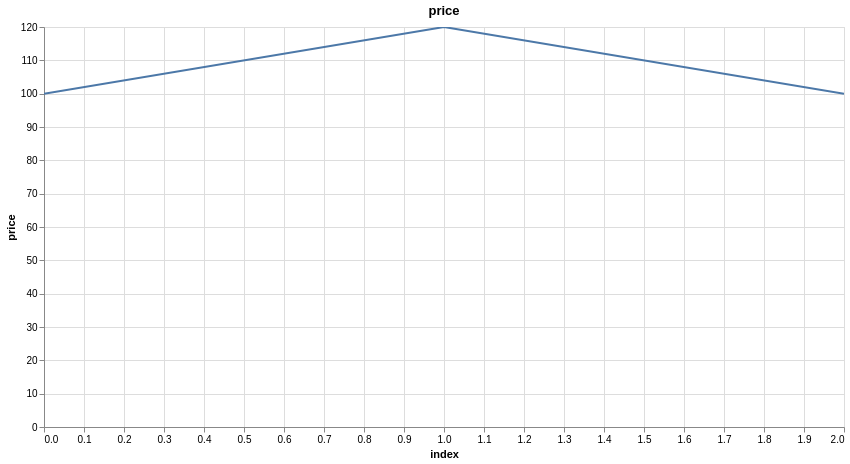

Write notebook code for a chart like this one.
### Markdown cell above
### Feature Engineering

### Code cell
price_time_series = pl.DataFrame({'price':[100.0,120.0,100.0]})
research.plot_column(price_time_series, 'price')

### Figure 1 — Vega specification as saved in the notebook (floating-point values rounded to 4 significant figures)
{"$schema": "https://vega.github.io/schema/vega/v6.json", "data": [{"name": "param_1e9efca18e7a2868_store"}, {"name": "source_0", "values": [{"index": 0, "price": 100.0}, {"index": 1, "price": 120.0}, {"index": 2, "price": 100.0}]}, {"name": "source_0_x_domain_index", "values": [{"min": 0, "max": 2}]}, {"name": "source_0_y_domain_price", "values": [{"min": 100.0, "max": 120.0}]}], "signals": [{"name": "unit", "value": {}, "on": [{"events": "pointermove", "update": "isTuple(group()) ? group() : unit"}]}, {"name": "param_1e9efca18e7a2868", "update": "vlSelectionResolve(\"param_1e9efca18e7a2868_store\", \"union\")"}, {"name": "param_1e9efca18e7a2868_index", "on": [{"events": [{"source": "view", "type": "dblclick"}], "update": "null"}, {"events": {"signal": "param_1e9efca18e7a2868_translate_delta"}, "update": "panLinear(param_1e9efca18e7a2868_translate_anchor.extent_x, -param_1e9efca18e7a2868_translate_delta.x / width)"}, {"events": {"signal": "param_1e9efca18e7a2868_zoom_delta"}, "update": "zoomLinear(domain(\"x\"), param_1e9efca18e7a2868_zoom_anchor.x, param_1e9efca18e7a2868_zoom_delta)"}]}, {"name": "param_1e9efca18e7a2868_price", "on": [{"events": [{"source": "view", "type": "dblclick"}], "update": "null"}, {"events": {"signal": "param_1e9efca18e7a2868_translate_delta"}, "update": "panLinear(param_1e9efca18e7a2868_translate_anchor.extent_y, param_1e9efca18e7a2868_translate_delta.y / height)"}, {"events": {"signal": "param_1e9efca18e7a2868_zoom_delta"}, "update": "zoomLinear(domain(\"y\"), param_1e9efca18e7a2868_zoom_anchor.y, param_1e9efca18e7a2868_zoom_delta)"}]}, {"name": "param_1e9efca18e7a2868_tuple", "on": [{"events": [{"signal": "param_1e9efca18e7a2868_index || param_1e9efca18e7a2868_price"}], "update": "param_1e9efca18e7a2868_index && param_1e9efca18e7a2868_price ? {unit: \"\", fields: param_1e9efca18e7a2868_tuple_fields, values: [param_1e9efca18e7a2868_index,param_1e9efca18e7a2868_price]} : null"}]}, {"name": "param_1e9efca18e7a2868_tuple_fields", "value": [{"field": "index", "channel": "x", "type": "R"}, {"field": "price", "channel": "y", "type": "R"}]}, {"name": "param_1e9efca18e7a2868_translate_anchor", "value": {}, "on": [{"events": [{"source": "scope", "type": "pointerdown"}], "update": "{x: x(unit), y: y(unit), extent_x: domain(\"x\"), extent_y: domain(\"y\")}"}]}, {"name": "param_1e9efca18e7a2868_translate_delta", "value": {}, "on": [{"events": [{"source": "window", "between": [{"source": "scope", "type": "pointerdown"}, {"source": "window", "type": "pointerup"}], "type": "pointermove", "consume": true}], "update": "{x: param_1e9efca18e7a2868_translate_anchor.x - x(unit), y: param_1e9efca18e7a2868_translate_anchor.y - y(unit)}"}]}, {"name": "param_1e9efca18e7a2868_zoom_anchor", "on": [{"events": [{"source": "scope", "type": "wheel", "consume": true}], "update": "{x: invert(\"x\", x(unit)), y: invert(\"y\", y(unit))}"}]}, {"name": "param_1e9efca18e7a2868_zoom_delta", "on": [{"events": [{"source": "scope", "type": "wheel", "consume": true}], "update": "pow(1.001, event.deltaY * pow(16, event.deltaMode))", "force": true}]}, {"name": "param_1e9efca18e7a2868_modify", "on": [{"events": {"signal": "param_1e9efca18e7a2868_tuple"}, "update": "modify(\"param_1e9efca18e7a2868_store\", param_1e9efca18e7a2868_tuple, true)"}]}], "marks": [{"type": "line", "name": "marks", "from": {"data": "source_0"}, "sort": {"field": "x"}, "encode": {"update": {"x": {"field": "index", "scale": "x"}, "y": {"field": "price", "scale": "y"}, "tooltip": {"signal": "{\"index\": format(datum[\"index\"], \"\"), \"price\": format(datum[\"price\"], \"\")}"}, "stroke": {"value": "#4c78a8"}, "defined": {"signal": "isValid(datum[\"index\"]) && isFinite(+datum[\"index\"]) && isValid(datum[\"price\"]) && isFinite(+datum[\"price\"])"}}}, "style": ["line"], "clip": true, "interactive": true}], "scales": [{"name": "x", "type": "linear", "domain": [{"signal": "(data(\"source_0_x_domain_index\")[0] || {}).min"}, {"signal": "(data(\"source_0_x_domain_index\")[0] || {}).max"}], "range": [0, {"signal": "width"}], "zero": false, "nice": true, "domainRaw": {"signal": "param_1e9efca18e7a2868[\"index\"]"}}, {"name": "y", "type": "linear", "domain": [{"signal": "(data(\"source_0_y_domain_price\")[0] || {}).min"}, {"signal": "(data(\"source_0_y_domain_price\")[0] || {}).max"}], "range": [{"signal": "height"}, 0], "zero": true, "domainRaw": {"signal": "param_1e9efca18e7a2868[\"price\"]"}, "nice": true}], "axes": [{"scale": "x", "maxExtent": 0, "tickCount": {"signal": "ceil(width/40)"}, "domain": false, "ticks": false, "gridScale": "y", "minExtent": 0, "zindex": 0, "orient": "bottom", "aria": false, "grid": true, "labels": false}, {"scale": "y", "zindex": 0, "tickCount": {"signal": "ceil(height/40)"}, "orient": "left", "grid": true, "maxExtent": 0, "labels": false, "domain": false, "minExtent": 0, "aria": false, "ticks": false, "gridScale": "x"}, {"scale": "x", "title": "index", "grid": false, "orient": "bottom", "labelFlush": true, "tickCount": {"signal": "ceil(width/40)"}, "zindex": 0, "labelOverlap": true}, {"scale": "y", "orient": "left", "labelOverlap": true, "zindex": 0, "title": "price", "tickCount": {"signal": "ceil(height/40)"}, "grid": false}], "title": {"text": "price", "frame": "group"}, "width": 800, "height": 400, "background": "white", "padding": 5, "style": "cell"}
